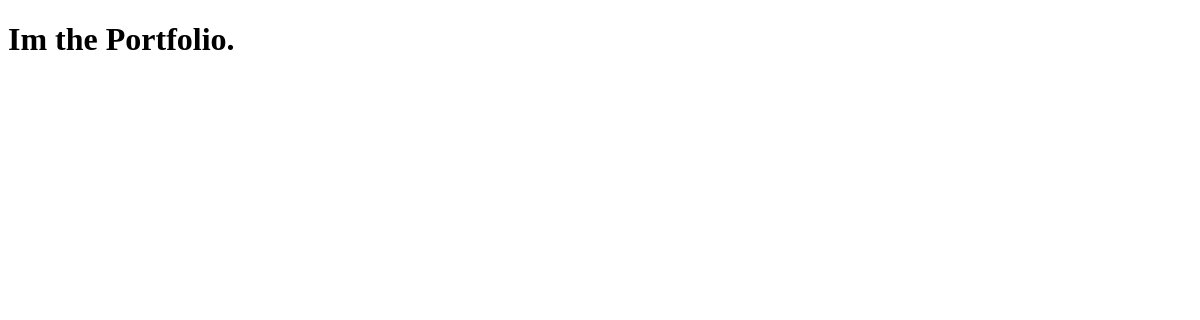
The app's page /, older data.
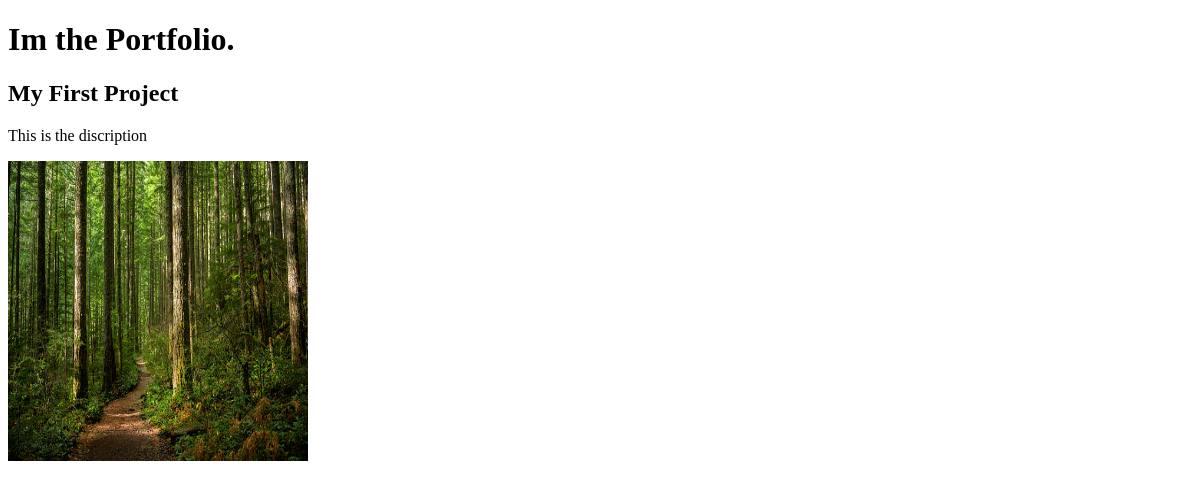
The same page, newer data.
### portifolio/models.py (models this page shows)
class Project(models.Model):
    title = models.CharField(max_length=100)
    image = models.ImageField(upload_to='portifolio/images/')
    description = models.CharField(max_length=250)
    url = models.URLField(blank=True)

### portifolio/views.py (the view)
# urls.py: path('', views.index, name='index'),
def index(request):
    projects = Project.objects.all()
    return render(request, 'index.html', {
        'projects': projects
    })

### templates/index.html (shortened to what this page needs)
{% extends 'base.html' %}
{% block content %}
<h1>Im the Portfolio.</h1>
{% for i in projects %}
    <h2>{{ i.title }}</h2>
    <p>{{ i.description }}</p>
    <img src="{{ i.image.url }}" height="300px" width="300px">
    <br>
{% endfor %}
{% endblock %}

Row changes from the older to the newer data that the page shows:
added Project: title "My First Project", description "This is the discription", image (picture)
